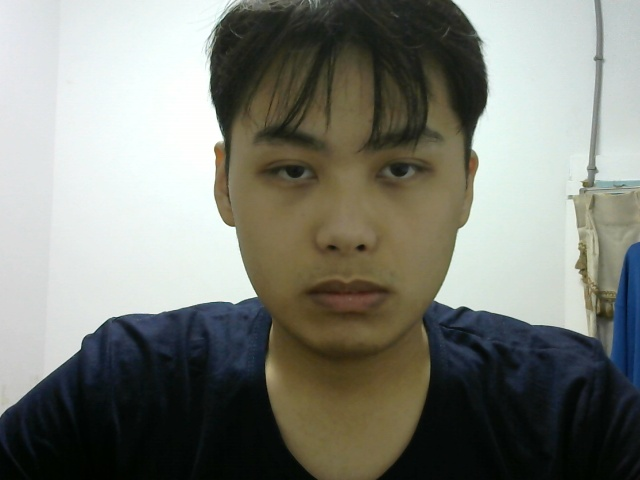
#> input picture 2.jpg, 640 x 480 px
$ python '串流.py'
#> lines starting #> are read from the running program, lines starting #| are printed output that depends on the picture
import cv2
import numpy as np
import mediapipe as mp
import f
img =cv2.imread("2.jpg", cv2.IMREAD_UNCHANGED)
#> img is the input picture: shape (480, 640, 3); mean B, G, R 118.9, 127.2, 125.1
imgRGB = cv2.cvtColor(img, cv2.COLOR_BGR2RGB)
b_channel, g_channel, r_channel = cv2.split(img)
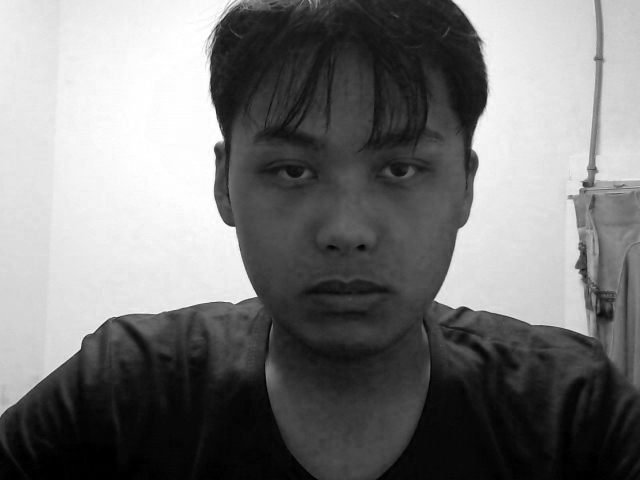
#> b_channel: shape (480, 640); min 0, max 255, mean 118.9
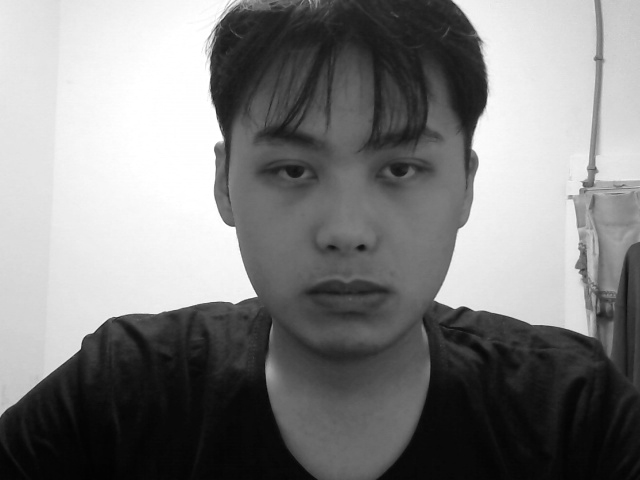
#> g_channel: shape (480, 640); min 2, max 255, mean 127.2
mpDraw = mp.solutions.drawing_utils
mpFaceMesh = mp.solutions.face_mesh
#> (the run stopped early here; a loop or call above may not have finished)

$ run again, with 3.jpg copied over 2.jpg
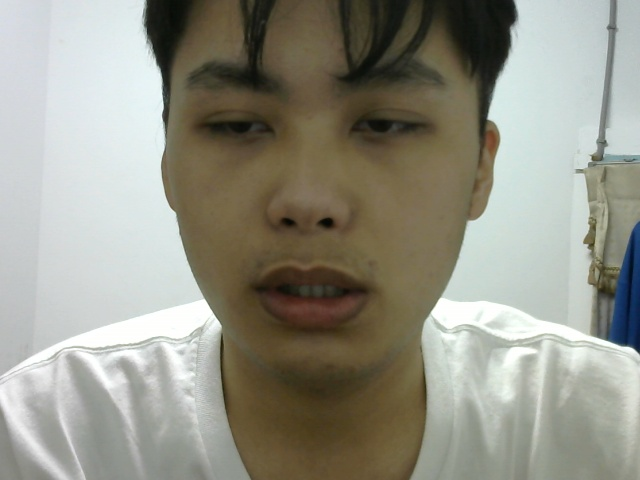
#> input picture 3.jpg, 640 x 480 px
#> img is the input picture: shape (480, 640, 3); mean B, G, R 134.9, 147.3, 148.2
#> `b_channel, g_channel, r_channel = cv2.split(img)`:
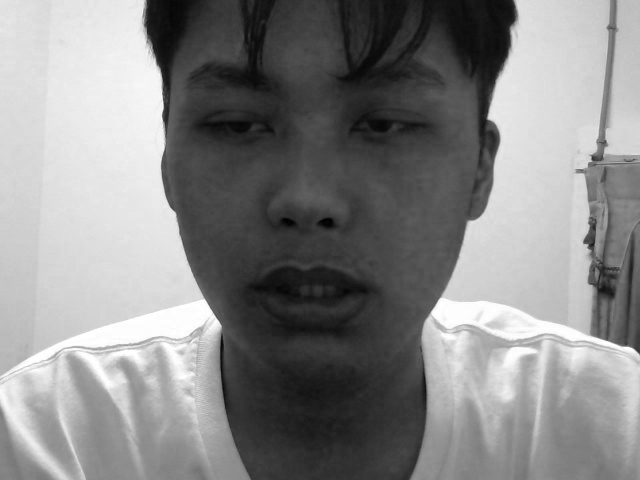
#> b_channel: shape (480, 640); min 0, max 255, mean 134.9
#> `b_channel, g_channel, r_channel = cv2.split(img)`:
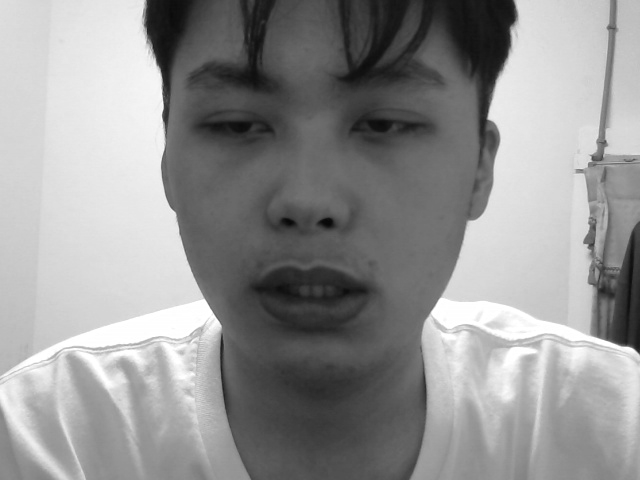
#> g_channel: shape (480, 640); min 7, max 255, mean 147.3
